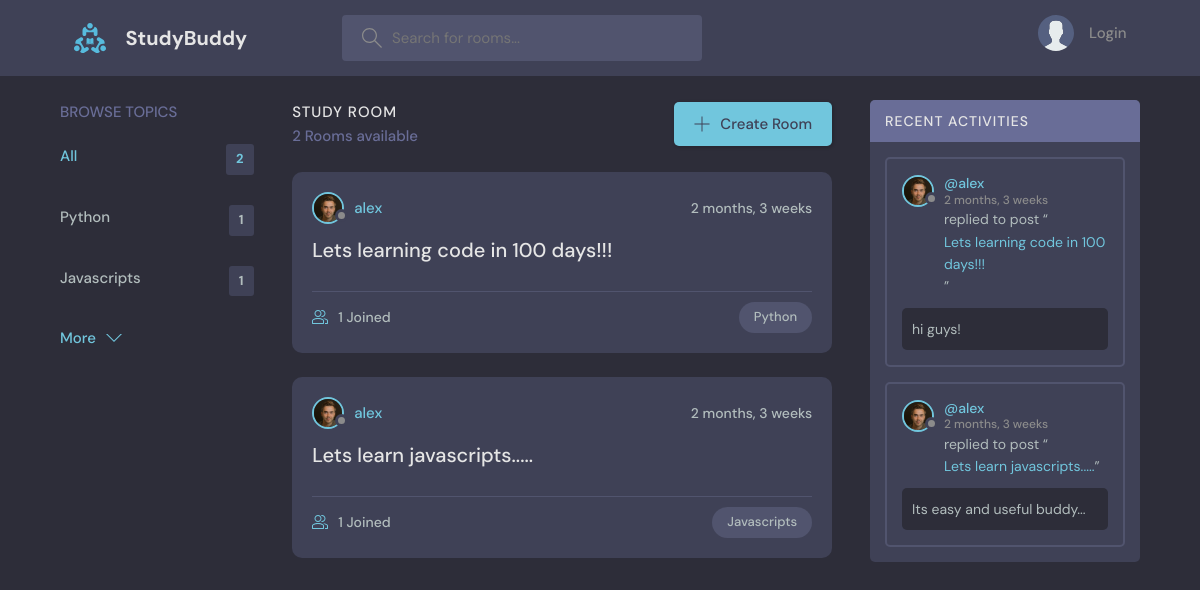
Before: / with the older database file.
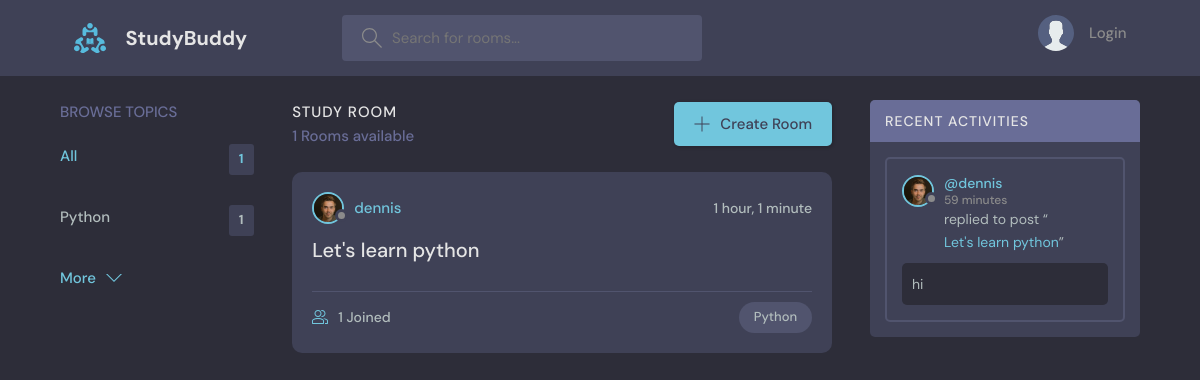
After: the same page with the newer database file.
### base/models.py (models this page shows, shortened)
class Topic(models.Model):
  name=models.CharField(max_length=200)#

class Room(models.Model):
  host=models.ForeignKey(User,on_delete=models.SET_NULL,null=True)
  topic=models.ForeignKey(Topic,on_delete=models.SET_NULL,null=True)
  name=models.CharField(max_length=200)
  description=models.TextField(null=True,blank=True)
  participants=models.ManyToManyField(User,related_name='participants',blank=True)
  updated=models.DateTimeField(auto_now=True)
  created=models.DateTimeField(auto_now_add=True)
  class Meta:
    ordering=['created']
  def __str__(self):
    return self.name

class User(AbstractUser):
  name=models.CharField(max_length=200,null=True)
  email=models.EmailField(unique=True,null=True)
  bio=models.TextField(null=True)
  avatar=models.ImageField(null=True,default="avatar.svg")
  USERNAME_FIELD = 'email'
  REQUIRED_FIELDS = []

class Messages(models.Model):
  user=models.ForeignKey(User,on_delete=models.CASCADE)
  room=models.ForeignKey(Room,on_delete=models.CASCADE)
  body=models.TextField()
  updated=models.DateTimeField(auto_now=True)
  created=models.DateTimeField(auto_now_add=True)

### base/views.py (the view)
# urls.py: path('',views.home,name="home"),
def home(requst):
  q=requst.GET.get('q') if requst.GET.get('q')!= None else ''
  rooms=Room.objects.filter(
    Q(topic__name__icontains=q)|
    Q(description__icontains=q)|
    Q(name__icontains=q)
    )
  topics=Topic.objects.all()
  message_rooms=Messages.objects.all()
  room_count=rooms.count()
  context={'rooms':rooms , 'topics':topics,'room_count':room_count,'messages_rooms':message_rooms}
  return render(requst,'base/home.html',context)

### base/templates/base/home.html (shortened to what this page needs)
{% extends 'main.html'%}
{% block content %}
    <main class="layout layout--3">
      <div class="container">
        {% include 'base/topics_compontent.html'%}
        <div class="roomList">
          <div class="roomList__header">
            <div>
              <h2>Study Room</h2>
              <p>{{room_count}} Rooms available</p>
            </div>
            <a class="btn btn--main" href="{% url 'create-room' %}">
              <svg version="1.1" xmlns="http://www.w3.org/2000/svg" width="32" height="32" viewBox="0 0 32 32">
                <title>add</title>
                <path
                  d="M16.943 0.943h-1.885v14.115h-14.115v1.885h14.115v14.115h1.885v-14.115h14.115v-1.885h-14.115v-14.115z"
                ></path>
              </svg>
              Create Room
            </a>
          </div>
          {% include 'base/feed_components.html'%}
        </div>
        {% include 'base/activity_component.html'%}
      </div>
    </main>
{% endblock  %}

### base/templates/base/topics_compontent.html
<div class="topics">
  <div class="topics__header">
    <h2>Browse Topics</h2>
  </div>
  <ul class="topics__list">
    <li>
      <a href="{% url 'home' %}" class="active">All <span>{{topics.count}}</span></a>
    </li>
    {% for topic in topics %}
    <li>
      <a href="{% url 'home'%}?q={{topic.name}}">{{topic.name}}<span>{{topic.room_set.all.count}}</span></a>
    </li>
    {% endfor %}
  </ul>
  <a class="btn btn--link" href="{% url 'topics' %}">
    More
    <svg version="1.1" xmlns="http://www.w3.org/2000/svg" width="32" height="32" viewBox="0 0 32 32">
      <title>chevron-down</title>
      <path d="M16 21l-13-13h-3l16 16 16-16h-3l-13 13z"></path>
    </svg>
  </a>
</div>

### base/templates/base/feed_components.html (shortened to what this page needs)
{% for room in rooms %}
<div class="roomListRoom">
  <div class="roomListRoom__header">
    <a href="{% url 'userprofile' room.host.id %}" class="roomListRoom__author">
      <div class="avatar avatar--small">
        <img src="{{room.host.avatar.url}}" />
      </div>
      <span>{{room.host.username}}</span>
    </a>
    <div class="roomListRoom__actions">
      <span>{{room.created|timesince}}</span>
    </div>
  </div>
  <div class="roomListRoom__content">
    <a href="{% url 'room' room.id %}">{{room.name}}</a>
  </div>
  <div class="roomListRoom__meta">
    <a href="{% url 'room' room.id %}" class="roomListRoom__joined">
      {{room.participants.all.count}} Joined
    </a>
    <p class="roomListRoom__topic">{{room.topic.name}}</p>
  </div>
</div>
{% endfor %}

### base/templates/base/activity_component.html (shortened to what this page needs)
<div class="activities">
  <div class="activities__header">
    <h2>Recent Activities</h2>
  </div>
  {% for messages in messages_rooms %}
  <div class="activities__box">
    <div class="activities__boxHeader roomListRoom__header">
      <a href="{%url 'userprofile' messages.user.id%}" class="roomListRoom__author">
        <div class="avatar avatar--small">
          <img src="{{messages.user.avatar.url}}" />
        </div>
        <p>
          @{{messages.user.username}}
          <span>{{messages.created|timesince}}</span>
        </p>
      </a>
    </div>
    <div class="activities__boxContent">
      <p>replied to post “<a href="{% url 'room'  messages.room.id %}">{{messages.room}}</a>”</p>
      <div class="activities__boxRoomContent">
        {{messages.body}}
      </div>
    </div>
  </div>
  {%endfor%}
</div>

Changed rows visible on the page:
removed Topic: name "Javascripts", room_set.all.count "1"
removed Room: host.avatar (picture), host.username "alex", created "2 months, 3 weeks", name "Lets learn javascripts.....", participants.all.count "1", topic.name "Javascripts"
removed Messages: user.avatar (picture), user.username "alex", created "2 months, 3 weeks", room "Lets learning code in 100 days!!!", body "hi guys!"
removed Messages: user.avatar (picture), user.username "alex", created "2 months, 3 weeks", room "Lets learn javascripts.....", body "Its easy and useful buddy..."
changed Room "Python": host.username "alex" → "dennis"; created "2 months, 3 weeks" → "1 hour, 1 minute"; name "Lets learning code in 100 days!!!" → "Let's learn python"
added Messages: user.avatar (picture), user.username "dennis", created "59 minutes", room "Let's learn python", body "hi"
Other visible differences:
{{ topics.count }}: "2" → "1"
{{ room_count }}: "2" → "1"
